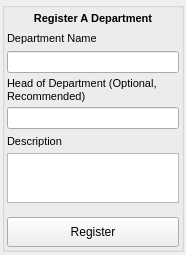
                       <widget class="QWidget" name="scrollAreaWidgetContents_6">
                        <property name="geometry">
                         <rect>
                          <x>0</x>
                          <y>0</y>
                          <width>186</width>
                          <height>255</height>
                         </rect>
                        </property>
                        <property name="styleSheet">
                         <string notr="true"/>
                        </property>
                        <layout class="QVBoxLayout" name="verticalLayout_12">
                         <property name="leftMargin">
                          <number>2</number>
                         </property>
                         <property name="topMargin">
                          <number>2</number>
                         </property>
                         <property name="rightMargin">
                          <number>2</number>
                         </property>
                         <property name="bottomMargin">
                          <number>2</number>
                         </property>
                         <item alignment="Qt::AlignTop">
                          <widget class="QGroupBox" name="reg_department">
                           <property name="minimumSize">
                            <size>
                             <width>0</width>
                             <height>250</height>
                            </size>
                           </property>
                           <property name="maximumSize">
                            <size>
                             <width>16777215</width>
                             <height>335</height>
                            </size>
                           </property>
                           <property name="styleSheet">
                            <string notr="true">QLabel{
	font-size:8pt;
}</string>
                           </property>
                           <property name="title">
                            <string/>
                           </property>
                           <property name="alignment">
                            <set>Qt::AlignCenter</set>
                           </property>
                           <layout class="QVBoxLayout" name="verticalLayout_13">
                            <property name="spacing">
                             <number>4</number>
                            </property>
                            <property name="leftMargin">
                             <number>2</number>
                            </property>
                            <property name="topMargin">
                             <number>2</number>
                            </property>
                            <property name="rightMargin">
                             <number>2</number>
                            </property>
                            <property name="bottomMargin">
                             <number>2</number>
                            </property>
                            <item>
                             <widget class="QLabel" name="label_87">
                              <property name="font">
                               <font>
                                <pointsize>8</pointsize>
                                <weight>75</weight>
                                <bold>true</bold>
                               </font>
                              </property>
                              <property name="autoFillBackground">
                               <bool>false</bool>
                              </property>
                              <property name="styleSheet">
                               <string notr="true"/>
                              </property>
                              <property name="text">
                               <string>Register A Department</string>
                              </property>
                              <property name="alignment">
                               <set>Qt::AlignCenter</set>
                              </property>
                             </widget>
                            </item>
                            <item>
                             <widget class="QLabel" name="label_58">
                              <property name="text">
                               <string>Department Name</string>
                              </property>
                             </widget>
                            </item>
                            <item>
                             <widget class="QLineEdit" name="deptfac_name"/>
                            </item>
                            <item>
                             <widget class="QLabel" name="label_60">
                              <property name="text">
                               <string>Head of Department (Optional, Recommended)</string>
                              </property>
                              <property name="wordWrap">
                               <bool>true</bool>
                              </property>
                             </widget>
                            </item>
                            <item>
                             <widget class="QLineEdit" name="deptfac_HOD"/>
                            </item>
                            <item>
                             <widget class="QLabel" name="label_59">
                              <property name="text">
                               <string>Description</string>
                              </property>
                             </widget>
                            </item>
                            <item>
                             <widget class="QPlainTextEdit" name="deptfac_description">
                              <property name="maximumSize">
                               <size>
                                <width>16777215</width>
                                <height>50</height>
                               </size>
                              </property>
                              <property name="font">
                               <font>
                                <pointsize>9</pointsize>
                               </font>
                              </property>
                             </widget>
                            </item>
                            <item>
                             <spacer name="verticalSpacer_12">
                              <property name="orientation">
                               <enum>Qt::Vertical</enum>
                              </property>
                              <property name="sizeType">
                               <enum>QSizePolicy::Fixed</enum>
                              </property>
                              <property name="sizeHint" stdset="0">
                               <size>
                                <width>20</width>
                                <height>10</height>
                               </size>
                              </property>
                             </spacer>
                            </item>
                            <item>
                             <widget class="QPushButton" name="reg_deptfac_btn">
                              <property name="minimumSize">
                               <size>
                                <width>0</width>
                                <height>30</height>
                               </size>
                              </property>
                              <property name="maximumSize">
                               <size>
                                <width>16777215</width>
                                <height>30</height>
                               </size>
                              </property>
                              <property name="text">
                               <string>Register</string>
                              </property>
                             </widget>
                            </item>
                           </layout>
                          </widget>
                         </item>
                        </layout>
                       </widget>
